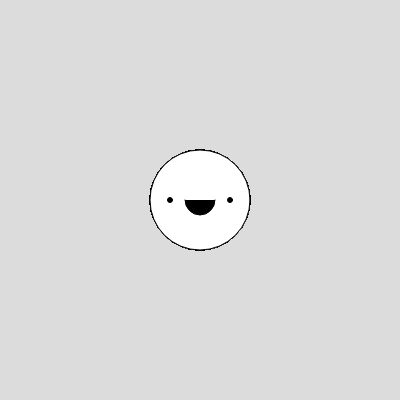
Frame 1 (no input)
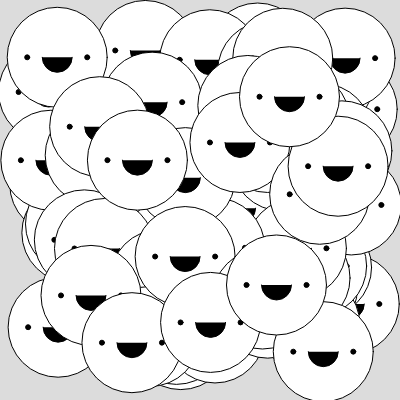
Frame 60 (no input)
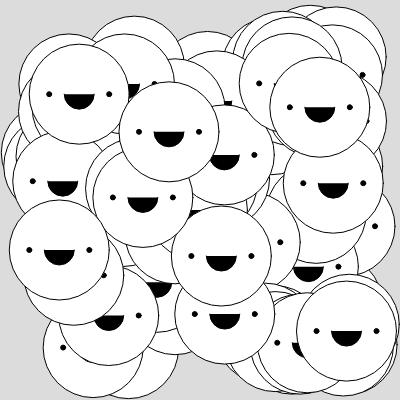
Frame 120 (the mouse pressed at the canvas centre since frame 60)

The p5.js sketch that drew these frames (run headless with seeded random() and noise() and a simulated clock; from frame 60 on, the mouse is pressed at the canvas centre):

// p5.js sketch
// ── sketch.js

let number = 100;
let x = [];
let y = [];
let speedX = [];
let speedY = [];


function setup() {
  createCanvas(400, 400);

for (let i = 0; i< number; i++){
  console.log(i);
  x[i] = width/2;
  y[i] = height/2;
  speedX[i] = random(-5,5);
  speedY[i] = random(-5,5);
}
}  


function draw() {
  background(220);
  for (let i = 0; i< x.length; i++){
  drawFace(x[i],y[i],100);
    //move
    x[i] += speedX[i];
    y[i] += speedY[i];
  
  //bounce
  if( x[i] > width - 50 || x[i] < 50 ){
    speedX[i] = -speedX[i];
  }
 if( y[i] > height -50 || y[i] < 50 ){
    speedY[i] = -speedY[i];
  }
  }
}

function mousePressed(){
  x.push(mouseX);
  y.push(mouseY);
  speedX.push(random(-5,5));
  speedY.push(random(-5,5));
}

function drawFace(a,b,s){
  fill(255);
  circle(a,b,s);
  fill(0);
  circle(a-s*0.3,b,s*0.05);
  circle(a+s*0.3,b,s*0.05);
  arc(a,b,s*0.3,s*0.3,0,PI);
}
